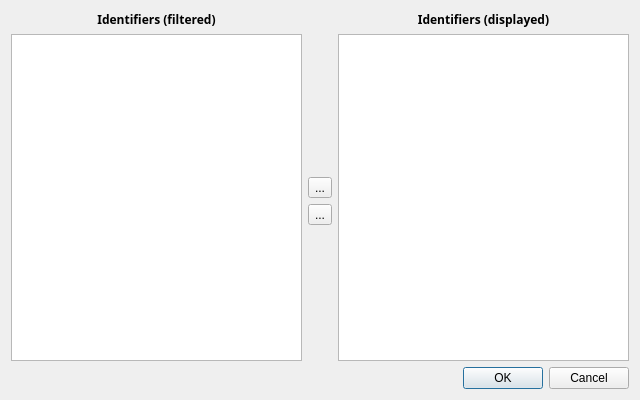
<?xml version="1.0" encoding="UTF-8"?>
<ui version="4.0">
 <class>FilterDialog</class>
 <widget class="QDialog" name="FilterDialog">
  <property name="geometry">
   <rect>
    <x>0</x>
    <y>0</y>
    <width>640</width>
    <height>400</height>
   </rect>
  </property>
  <property name="windowTitle">
   <string>Choose identitifers to be displayed in this log</string>
  </property>
  <layout class="QGridLayout" name="gridLayout">
   <item row="1" column="2" rowspan="4">
    <widget class="FilterListWidget" name="listB"/>
   </item>
   <item row="4" column="1">
    <spacer>
     <property name="orientation">
      <enum>Qt::Vertical</enum>
     </property>
     <property name="sizeHint" stdset="0">
      <size>
       <width>20</width>
       <height>21</height>
      </size>
     </property>
    </spacer>
   </item>
   <item row="3" column="1">
    <widget class="QToolButton" name="rightButton">
     <property name="text">
      <string>...</string>
     </property>
     <property name="icon">
      <iconset resource="../res/icons.qrc">
       <normaloff>:/arrow_right.png</normaloff>:/arrow_right.png</iconset>
     </property>
     <property name="iconSize">
      <size>
       <width>22</width>
       <height>22</height>
      </size>
     </property>
    </widget>
   </item>
   <item row="2" column="1">
    <widget class="QToolButton" name="leftButton">
     <property name="text">
      <string>...</string>
     </property>
     <property name="icon">
      <iconset resource="../res/icons.qrc">
       <normaloff>:/arrow_left.png</normaloff>:/arrow_left.png</iconset>
     </property>
     <property name="iconSize">
      <size>
       <width>22</width>
       <height>22</height>
      </size>
     </property>
    </widget>
   </item>
   <item row="1" column="1">
    <spacer>
     <property name="orientation">
      <enum>Qt::Vertical</enum>
     </property>
     <property name="sizeHint" stdset="0">
      <size>
       <width>20</width>
       <height>40</height>
      </size>
     </property>
    </spacer>
   </item>
   <item row="5" column="0" colspan="3">
    <widget class="QDialogButtonBox" name="buttonBox">
     <property name="orientation">
      <enum>Qt::Horizontal</enum>
     </property>
     <property name="standardButtons">
      <set>QDialogButtonBox::Cancel|QDialogButtonBox::Ok</set>
     </property>
    </widget>
   </item>
   <item row="0" column="0">
    <widget class="QLabel" name="labelA">
     <property name="text">
      <string>&lt;html&gt;&lt;head&gt;&lt;meta name=&quot;qrichtext&quot; content=&quot;1&quot; /&gt;&lt;/head&gt;&lt;body style=&quot; white-space: pre-wrap; font-family:Sans Serif; font-weight:400; font-style:normal; text-decoration:none;&quot;&gt;&lt;p style=&quot; margin-top:0px; margin-bottom:0px; margin-left:0px; margin-right:0px; -qt-block-indent:0; text-indent:0px;&quot;&gt;&lt;span style=&quot; font-weight:600;&quot;&gt;Identifiers (filtered)&lt;/span&gt;&lt;/p&gt;&lt;/body&gt;&lt;/html&gt;</string>
     </property>
     <property name="alignment">
      <set>Qt::AlignHCenter</set>
     </property>
    </widget>
   </item>
   <item row="0" column="2">
    <widget class="QLabel" name="labelB">
     <property name="text">
      <string>&lt;html&gt;&lt;head&gt;&lt;meta name=&quot;qrichtext&quot; content=&quot;1&quot; /&gt;&lt;/head&gt;&lt;body style=&quot; white-space: pre-wrap; font-family:Sans Serif; font-weight:400; font-style:normal; text-decoration:none;&quot;&gt;&lt;p style=&quot; margin-top:0px; margin-bottom:0px; margin-left:0px; margin-right:0px; -qt-block-indent:0; text-indent:0px;&quot;&gt;&lt;span style=&quot; font-weight:600;&quot;&gt;Identifiers (displayed)&lt;/span&gt;&lt;/p&gt;&lt;/body&gt;&lt;/html&gt;</string>
     </property>
     <property name="alignment">
      <set>Qt::AlignCenter</set>
     </property>
    </widget>
   </item>
   <item row="1" column="0" rowspan="4">
    <widget class="FilterListWidget" name="listA"/>
   </item>
  </layout>
 </widget>
 <customwidgets>
  <customwidget>
   <class>FilterListWidget</class>
   <extends>QListWidget</extends>
   <header>../src/filterListWidget.h</header>
  </customwidget>
 </customwidgets>
 <resources>
  <include location="../res/icons.qrc"/>
 </resources>
 <connections/>
</ui>
